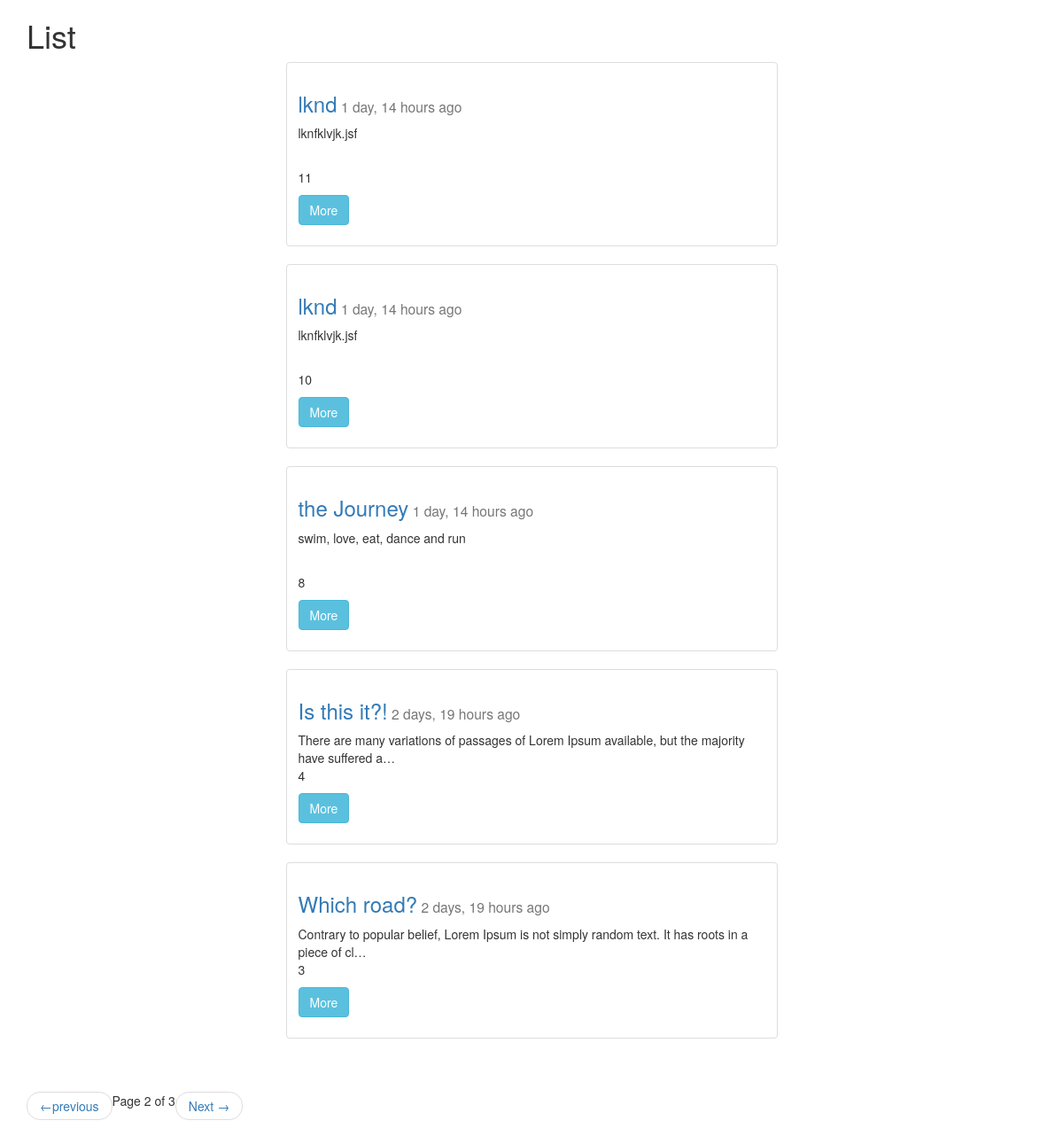
The app's page /posts/list/?page=2, older data.
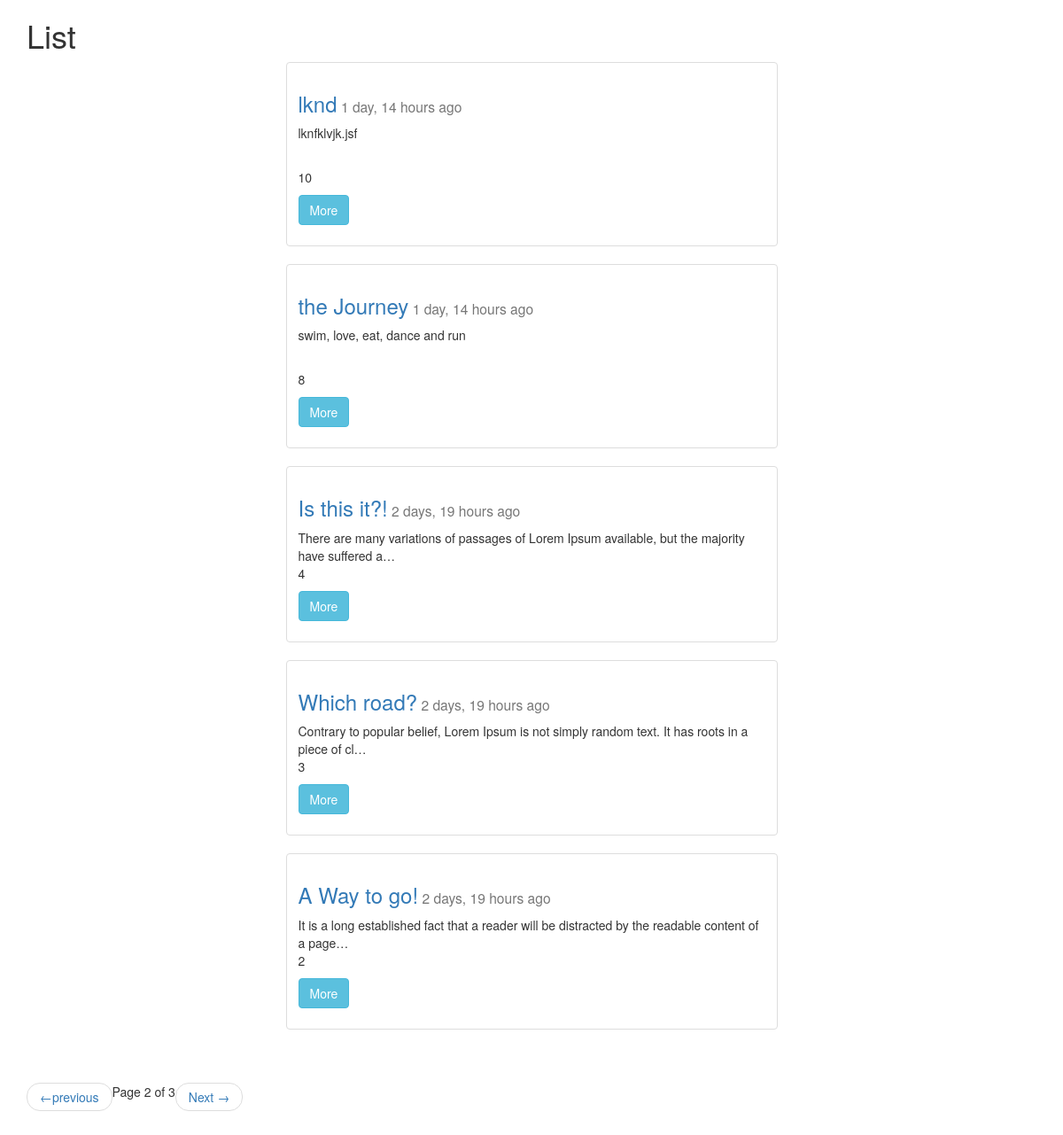
The same page, newer data.
### posts/models.py (models this page shows, shortened)
class Post(models.Model):
    title = models.CharField(max_length=255)
    slug = models.SlugField(unique=True)
    image = models.ImageField(null=True, blank=True, upload_to="post_images")
    content = models.TextField()
    updated = models.DateTimeField(auto_now=True, auto_now_add=False)
    timestamp = models.DateTimeField(auto_now=False, auto_now_add=True)
    def get_absolute_url(self):
        return reverse("detail", kwargs={"post_slug": self.slug})
    class Meta:
       ordering = ["-timestamp", "-updated"]

### posts/views.py (the view)
def post_list(request):
    object_list = Post.objects.all()
    paginator = Paginator(object_list, 5) # Show 5 contacts per page
    page = request.GET.get('page')
    try:
        objects = paginator.page(page)
    except PageNotAnInteger:
        objects = paginator.page(1)
    except EmptyPage:
        objects = paginator.page(paginator.num_pages)
    context = {
    "object_list": objects,
    "title": "List",
    "user": request.user
    }
    return render(request, 'post_list.html', context)

### posts/templates/post_list.html (shortened to what this page needs)
{% extends "base.html" %}
{% block content %}
    <h1>{{title}}</h1>
    <div class="row">
    {% for object in object_list %}
        <div class="col-sm-6 col-sm-offset-3 ">
        	<div class="thumbnail">
        		<div class="caption">
            		<h3><a href="{{ object.get_absolute_url }}">{{object.title}}</a><small> {{object.timestamp|timesince }} ago</small></h3>
            		<p>{{object.content|linebreaks|truncatechars:100}} <br>
            		{{object.id}} <br>
            		</p>
            		<p>
            		<p><a href="{{ object.get_absolute_url }}" class="btn btn-info" role="button">More</a></p>
            		</p>
        		</div>
        	</div>
        </div>
    {% endfor %}
    </div>
    <div class="pagination">
        <span class="step-links">
        <nav aria-label="...">
        <ul class="pager">
            {% if object_list.has_previous %}
                <li class="previous"><a href="?page={{ object_list.previous_page_number }}"><span aria-hidden="true">&larr;</span>previous</a></li>
            {% endif %}
            <span class="current">
                Page {{ object_list.number }} of {{ object_list.paginator.num_pages }}
            </span>
            {% if object_list.has_next %}
                <li class="next"><a href="?page={{ object_list.next_page_number }}"> Next <span aria-hidden="true">&rarr;</span></a></li>
            {% endif %}
        </ul>
        </nav>
        </span>
    </div>
{% endblock content %}

Row changes from the older to the newer data that the page shows:
no longer on this page (row edited): Post: title "lknd", timestamp "1 day, 14 hours", content "lknfklvjk.jsf", id "11"
now on this page (row edited): Post: title "A Way to go!", timestamp "2 days, 19 hours", content "It is a long established fact that a reader will be distracted by the readable content of a page…", id "2"
